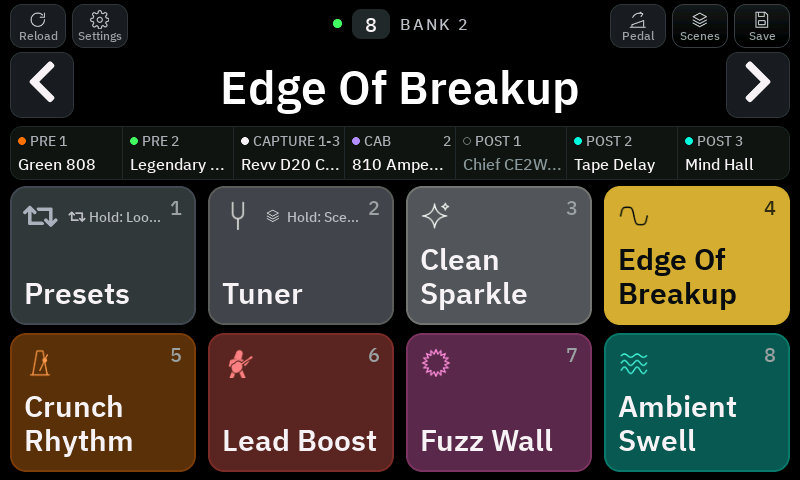
#> input picture docs/images/01-preset-mode.png, 800 x 480 px; its folder holds 4 pictures in this run
$ python annotate.py
#> lines starting #> are read from the running program, lines starting #| are printed output that depends on the picture
#!/usr/bin/env python3
"""Numbered screenshots for the guide in the README: docs/images/guide-*.png from the rendered screenshots.
Run by make_screenshots.sh (needs Pillow)."""
import pathlib

from PIL import Image, ImageDraw, ImageFont

ROOT = pathlib.Path(__file__).resolve().parent.parent.parent
IMAGES = ROOT / 'docs' / 'images'
FONT = ImageFont.truetype(str(ROOT / 'main' / 'fonts' / 'IBMPlexSans-SemiBold.ttf'), 19)
RADIUS = 15

# picture -> (source, [(number, x, y), ...]): where each number of the README's list sits
GUIDES = {
    'guide-main': ('01-preset-mode', [(1, 270, 26), (2, 511, 26), (3, 592, 26), (4, 94, 85), (5, 606, 88), (6, 400, 152),
                                      (7, 400, 328)]),
    'guide-fx-editor': ('04-fx-editor', [(1, 56, 56), (2, 330, 38), (3, 700, 70), (4, 326, 80), (5, 702, 104), (6, 396, 208), (7, 62, 126), (8, 518, 70)]),
}


def badge(draw, number, x, y):
    draw.ellipse([x - RADIUS - 3, y - RADIUS - 3, x + RADIUS + 3, y + RADIUS + 3], fill=(0, 0, 0))
    draw.ellipse([x - RADIUS, y - RADIUS, x + RADIUS, y + RADIUS], fill=(255, 255, 255))
    draw.text((x, y - 1), str(number), font=FONT, fill=(13, 15, 17), anchor='mm')


def main():
    for name, (source, marks) in GUIDES.items():
        img = Image.open(IMAGES / (source + '.png')).convert('RGB')
#> img is the input picture: PIL image 800x480 RGB; mean R, G, B 58.8, 53.6, 45.4
        draw = ImageDraw.Draw(img)
        for number, x, y in marks:
            badge(draw, number, x, y)
        img.save(IMAGES / (name + '.png'))
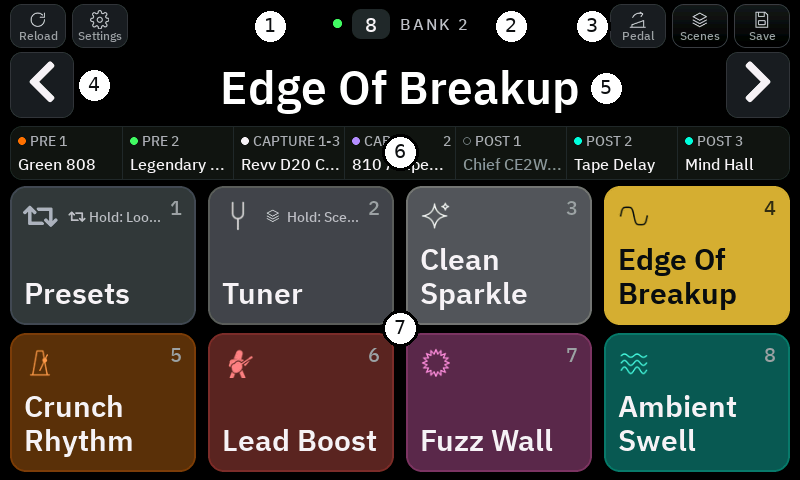
#> saved as guide-main.png: PIL image 800x480 RGB; mean R, G, B 61.8, 56.7, 48.5
        print('docs/images/%s.png' % name)


if __name__ == '__main__':
#> (the run stopped early here; a loop or call above may not have finished)
